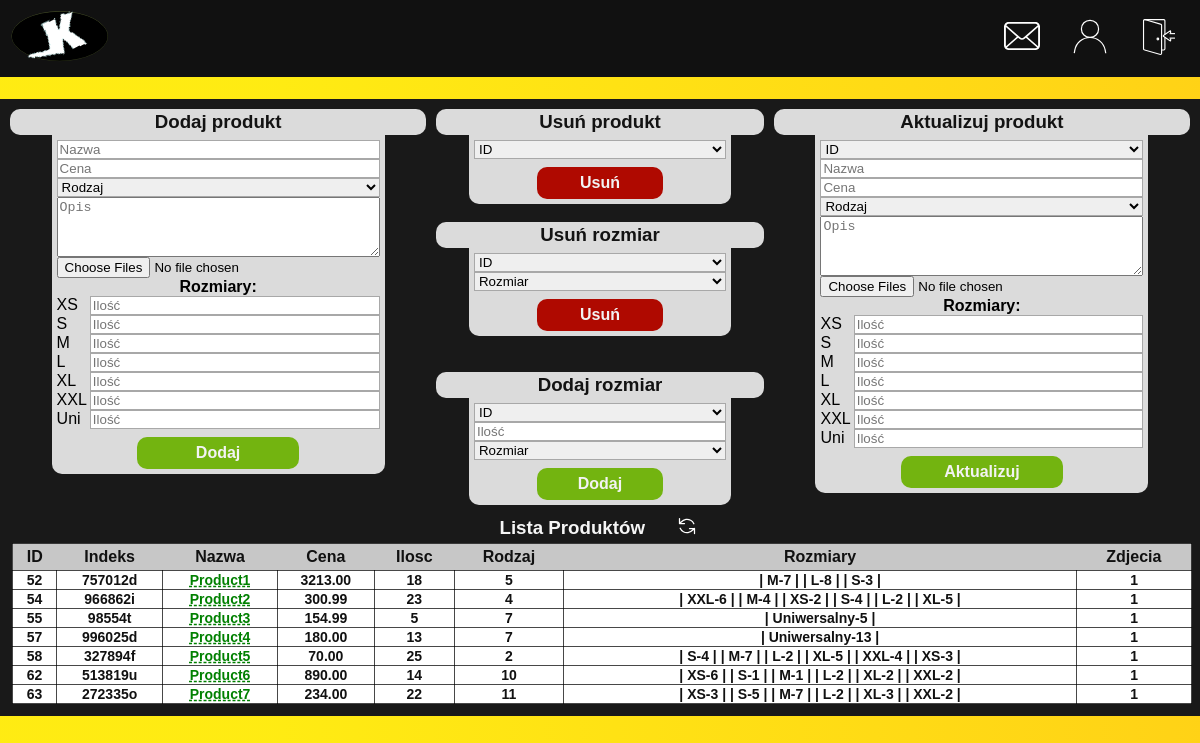
Page /panel.php (signed in) on the earlier database version.
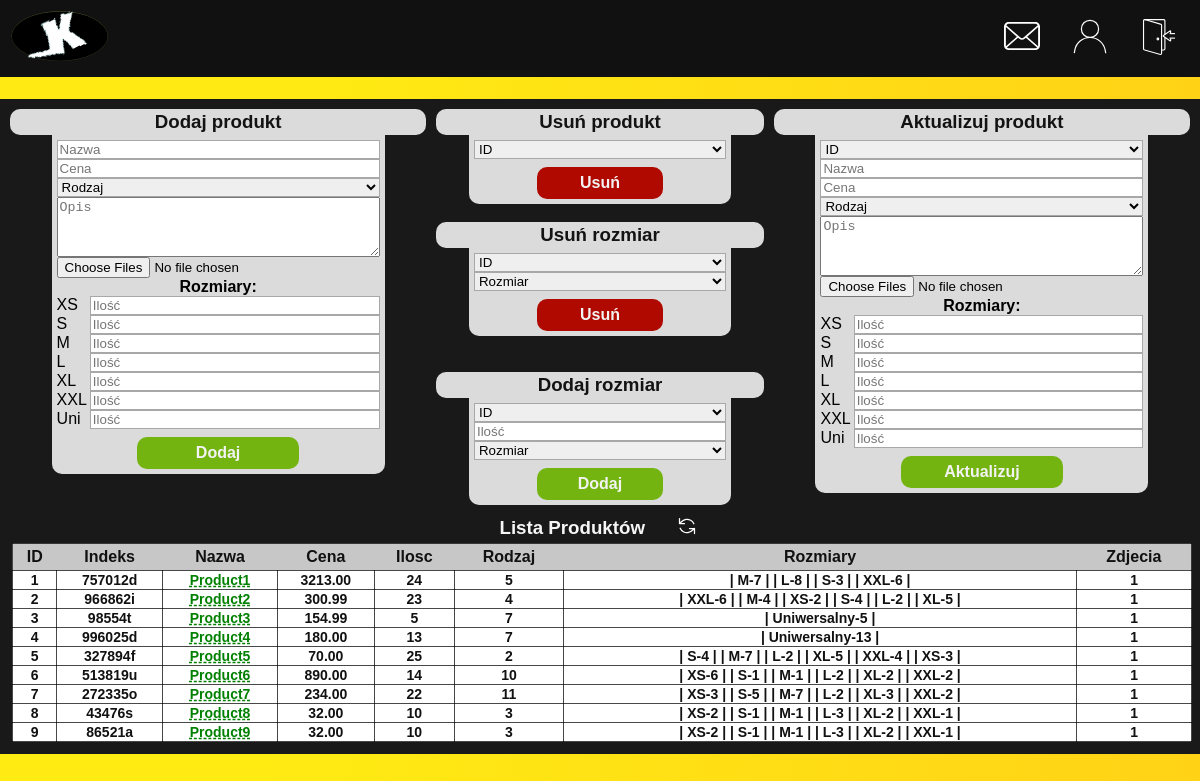
Same page on the later database version.
### tables this page shows
CREATE TABLE `produkty` (
  `id` int(11) NOT NULL,
  `nazwa` varchar(200) NOT NULL,
  `cena` decimal(10,2) NOT NULL,
  `ilosc` smallint(6) NOT NULL,
  `rodzaj` varchar(50) NOT NULL,
  `opis` text NOT NULL,
  `zdjecie` varchar(250) DEFAULT NULL,
  `indeks_produktu` varchar(8) DEFAULT NULL
);

CREATE TABLE `rozmiary_produktow` (
  `id` int(11) NOT NULL,
  `id_produktu` int(11) NOT NULL,
  `rozmiar` varchar(20) NOT NULL,
  `ilosc` smallint(6) NOT NULL
);

### link_creator.php (called while the page is built)
<?php
$splitUrl= explode("/",$_SERVER['PHP_SELF']);
if(in_array("produkty",$splitUrl)){
    $urlP = strtolower($wynik['nazwa'])."-".$wynik['indeks_produktu'].".php";
}
else{
    $urlP = "produkty/".strtolower($wynik['nazwa'])."-".$wynik['indeks_produktu'].".php";
}
array_pop($splitUrl);
array_push($splitUrl, $urlP);
$link = implode("/",$splitUrl);
?>

### panel.php (the view, shortened to what the changed rows need)
<!DOCTYPE html>
<html lang="pl">
<head>
    <link rel="stylesheet" href="s.css?v=1.3">
</head>
<body>
<?php include_once("laczenieZbaza.php");?>
<br>
<div class="contener">
<div class="menu_panelu">
        <?php
            $pyt_produkt = $conn->query("SELECT * FROM produkty")->fetchAll();
        ?>
        <?php
            $pyt_produkt = $conn->query("SELECT * FROM produkty")->fetchAll();
        ?>
<div class="panel" id="panel4">
    <table class="tabela_produktow">
        <tr>
            <th>ID</th>
            <th>Indeks</th>
            <th>Nazwa</th>
            <th>Cena</th>
            <th>Ilosc</th>
            <th>Rodzaj</th>
            <th>Rozmiary</th>
            <th>Zdjecia</th>
        </tr>
<?php
$licznik_zdjec = 0;
foreach($pyt_produkt as $wynik){
    $pyt_rozmiar = $conn->prepare("SELECT rozmiar, ilosc FROM rozmiary_produktow WHERE id_produktu = ?");
    $pyt_rozmiar->execute([$wynik["id"]]);
    include("link_creator.php");
    echo "<tr>";
    echo "<td class='panel_id'>" . $wynik["id"] . "</td>";
    echo "<td class='panel_indeks'>" . $wynik["indeks_produktu"] . "</td>";
    echo "<td class='panel_nazwa'>" . "<a style='color: green; text-decoration:underline dashed;' href=" .$link.">".$wynik["nazwa"] . "</a></td>";
    echo "<td class='panel_cena'>" . $wynik["cena"] . "</td>";
    echo "<td class='panel_ilosc'>" . $wynik["ilosc"] . "</td>";
    echo "<td class='panel_rodzaj'>" . $wynik["rodzaj"] . "</td>";
    echo "<td>";
    while($kolejny = $pyt_rozmiar->fetch()){
        echo  " | ".$kolejny['rozmiar'] ."-". $kolejny['ilosc'] ." | ";
    }
    echo "</td>";
    if($wynik['zdjecie'] != ""){
        $zdjecie = explode(",",$wynik['zdjecie']);
        $licznik_zdjec = count($zdjecie);
    }
    else{$licznik_zdjec = 0;}
    if( $licznik_zdjec == 0 ){
        echo "<td>" . "Brak" . "</td>";
    }
    else{
        echo "<td class='panel_zdjecia'>" . $licznik_zdjec . "</td>";
    }
    $licznik_zdjec = 0;
    echo "</tr>";
}
echo "</table>";
?>
</div>
</div>
</div>
</body>
</html>

Differences in the rows shown:
removed produkty: id "52", indeks_produktu "757012d", nazwa "Product1", cena "3213.00", ilosc "18", rodzaj "5", zdjecie "1", rozmiary_produktow (rozmiar "M", ilosc "7"), rozmiary_produktow (rozmiar "L", ilosc "8"), rozmiary_produktow (rozmiar "S", ilosc "3")
removed produkty: id "54", indeks_produktu "966862i", nazwa "Product2", cena "300.99", ilosc "23", rodzaj "4", zdjecie "1", rozmiary_produktow (rozmiar "XXL", ilosc "6"), rozmiary_produktow (rozmiar "M", ilosc "4"), rozmiary_produktow (rozmiar "XS", ilosc "2"), rozmiary_produktow (rozmiar "S", ilosc "4"), rozmiary_produktow (rozmiar "L", ilosc "2"), rozmiary_produktow (rozmiar "XL", ilosc "5")
removed produkty: id "55", indeks_produktu "98554t", nazwa "Product3", cena "154.99", ilosc "5", rodzaj "7", zdjecie "1", rozmiary_produktow (rozmiar "Uniwersalny", ilosc "5")
removed produkty: id "57", indeks_produktu "996025d", nazwa "Product4", cena "180.00", ilosc "13", rodzaj "7", zdjecie "1", rozmiary_produktow (rozmiar "Uniwersalny", ilosc "13")
removed produkty: id "58", indeks_produktu "327894f", nazwa "Product5", cena "70.00", ilosc "25", rodzaj "2", zdjecie "1", rozmiary_produktow (rozmiar "S", ilosc "4"), rozmiary_produktow (rozmiar "M", ilosc "7"), rozmiary_produktow (rozmiar "L", ilosc "2"), rozmiary_produktow (rozmiar "XL", ilosc "5"), rozmiary_produktow (rozmiar "XXL", ilosc "4"), rozmiary_produktow (rozmiar "XS", ilosc "3")
removed produkty: id "62", indeks_produktu "513819u", nazwa "Product6", cena "890.00", ilosc "14", rodzaj "10", zdjecie "1", rozmiary_produktow (rozmiar "XS", ilosc "6"), rozmiary_produktow (rozmiar "S", ilosc "1"), rozmiary_produktow (rozmiar "M", ilosc "1"), rozmiary_produktow (rozmiar "L", ilosc "2"), rozmiary_produktow (rozmiar "XL", ilosc "2"), rozmiary_produktow (rozmiar "XXL", ilosc "2")
removed produkty: id "63", indeks_produktu "272335o", nazwa "Product7", cena "234.00", ilosc "22", rodzaj "11", zdjecie "1", rozmiary_produktow (rozmiar "XS", ilosc "3"), rozmiary_produktow (rozmiar "S", ilosc "5"), rozmiary_produktow (rozmiar "M", ilosc "7"), rozmiary_produktow (rozmiar "L", ilosc "2"), rozmiary_produktow (rozmiar "XL", ilosc "3"), rozmiary_produktow (rozmiar "XXL", ilosc "2")
added produkty: id "1", indeks_produktu "757012d", nazwa "Product1", cena "3213.00", ilosc "24", rodzaj "5", zdjecie "1", rozmiary_produktow (rozmiar "M", ilosc "7"), rozmiary_produktow (rozmiar "L", ilosc "8"), rozmiary_produktow (rozmiar "S", ilosc "3")
added rozmiary_produktow: rozmiar "XXL", ilosc "6", shown under "1"
added produkty: id "2", indeks_produktu "966862i", nazwa "Product2", cena "300.99", ilosc "23", rodzaj "4", zdjecie "1", rozmiary_produktow (rozmiar "XXL", ilosc "6"), rozmiary_produktow (rozmiar "M", ilosc "4"), rozmiary_produktow (rozmiar "XS", ilosc "2"), rozmiary_produktow (rozmiar "S", ilosc "4"), rozmiary_produktow (rozmiar "L", ilosc "2"), rozmiary_produktow (rozmiar "XL", ilosc "5")
added produkty: id "3", indeks_produktu "98554t", nazwa "Product3", cena "154.99", ilosc "5", rodzaj "7", zdjecie "1", rozmiary_produktow (rozmiar "Uniwersalny", ilosc "5")
added produkty: id "4", indeks_produktu "996025d", nazwa "Product4", cena "180.00", ilosc "13", rodzaj "7", zdjecie "1", rozmiary_produktow (rozmiar "Uniwersalny", ilosc "13")
added produkty: id "5", indeks_produktu "327894f", nazwa "Product5", cena "70.00", ilosc "25", rodzaj "2", zdjecie "1", rozmiary_produktow (rozmiar "S", ilosc "4"), rozmiary_produktow (rozmiar "M", ilosc "7"), rozmiary_produktow (rozmiar "L", ilosc "2"), rozmiary_produktow (rozmiar "XL", ilosc "5"), rozmiary_produktow (rozmiar "XXL", ilosc "4"), rozmiary_produktow (rozmiar "XS", ilosc "3")
added produkty: id "6", indeks_produktu "513819u", nazwa "Product6", cena "890.00", ilosc "14", rodzaj "10", zdjecie "1", rozmiary_produktow (rozmiar "XS", ilosc "6"), rozmiary_produktow (rozmiar "S", ilosc "1"), rozmiary_produktow (rozmiar "M", ilosc "1"), rozmiary_produktow (rozmiar "L", ilosc "2"), rozmiary_produktow (rozmiar "XL", ilosc "2"), rozmiary_produktow (rozmiar "XXL", ilosc "2")
added produkty: id "7", indeks_produktu "272335o", nazwa "Product7", cena "234.00", ilosc "22", rodzaj "11", zdjecie "1", rozmiary_produktow (rozmiar "XS", ilosc "3"), rozmiary_produktow (rozmiar "S", ilosc "5"), rozmiary_produktow (rozmiar "M", ilosc "7"), rozmiary_produktow (rozmiar "L", ilosc "2"), rozmiary_produktow (rozmiar "XL", ilosc "3"), rozmiary_produktow (rozmiar "XXL", ilosc "2")
added produkty: id "8", indeks_produktu "43476s", nazwa "Product8", cena "32.00", ilosc "10", rodzaj "3", zdjecie "1"
added rozmiary_produktow: rozmiar "XS", ilosc "2", shown under "8"
added rozmiary_produktow: rozmiar "S", ilosc "1", shown under "8"
added rozmiary_produktow: rozmiar "M", ilosc "1", shown under "8"
added rozmiary_produktow: rozmiar "L", ilosc "3", shown under "8"
added rozmiary_produktow: rozmiar "XL", ilosc "2", shown under "8"
added rozmiary_produktow: rozmiar "XXL", ilosc "1", shown under "8"
added produkty: id "9", indeks_produktu "86521a", nazwa "Product9", cena "32.00", ilosc "10", rodzaj "3", zdjecie "1"
added rozmiary_produktow: rozmiar "XS", ilosc "2", shown under "9"
added rozmiary_produktow: rozmiar "S", ilosc "1", shown under "9"
added rozmiary_produktow: rozmiar "M", ilosc "1", shown under "9"
added rozmiary_produktow: rozmiar "L", ilosc "3", shown under "9"
added rozmiary_produktow: rozmiar "XL", ilosc "2", shown under "9"
added rozmiary_produktow: rozmiar "XXL", ilosc "1", shown under "9"
